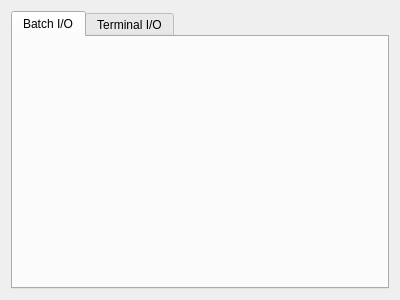
<?xml version="1.0" encoding="UTF-8"?>
<ui version="4.0">
 <class>IOWidget</class>
 <widget class="QWidget" name="IOWidget">
  <property name="geometry">
   <rect>
    <x>0</x>
    <y>0</y>
    <width>400</width>
    <height>300</height>
   </rect>
  </property>
  <property name="windowTitle">
   <string>Form</string>
  </property>
  <layout class="QGridLayout" name="gridLayout_2">
   <item row="0" column="0">
    <layout class="QGridLayout" name="gridLayout">
     <item row="0" column="0">
      <widget class="QTabWidget" name="tabWidget">
       <property name="currentIndex">
        <number>0</number>
       </property>
       <widget class="QWidget" name="batchIOTab">
        <attribute name="title">
         <string>Batch I/O</string>
        </attribute>
        <layout class="QVBoxLayout" name="verticalLayout_2">
         <item>
          <layout class="QVBoxLayout" name="verticalLayout">
           <item>
            <widget class="InputPane" name="batchInput" native="true"/>
           </item>
           <item>
            <widget class="OutputPane" name="batchOutput" native="true"/>
           </item>
          </layout>
         </item>
        </layout>
       </widget>
       <widget class="QWidget" name="terminalIOTab">
        <attribute name="title">
         <string>Terminal I/O</string>
        </attribute>
        <layout class="QGridLayout" name="gridLayout_4">
         <item row="0" column="0">
          <layout class="QGridLayout" name="gridLayout_3">
           <item row="0" column="0">
            <widget class="TerminalPane" name="widget" native="true"/>
           </item>
          </layout>
         </item>
        </layout>
       </widget>
      </widget>
     </item>
    </layout>
   </item>
  </layout>
 </widget>
 <customwidgets>
  <customwidget>
   <class>InputPane</class>
   <extends>QWidget</extends>
   <header>inputpane.h</header>
   <container>1</container>
  </customwidget>
  <customwidget>
   <class>OutputPane</class>
   <extends>QWidget</extends>
   <header>outputpane.h</header>
   <container>1</container>
  </customwidget>
  <customwidget>
   <class>TerminalPane</class>
   <extends>QWidget</extends>
   <header>terminalpane.h</header>
   <container>1</container>
  </customwidget>
 </customwidgets>
 <resources/>
 <connections/>
</ui>
